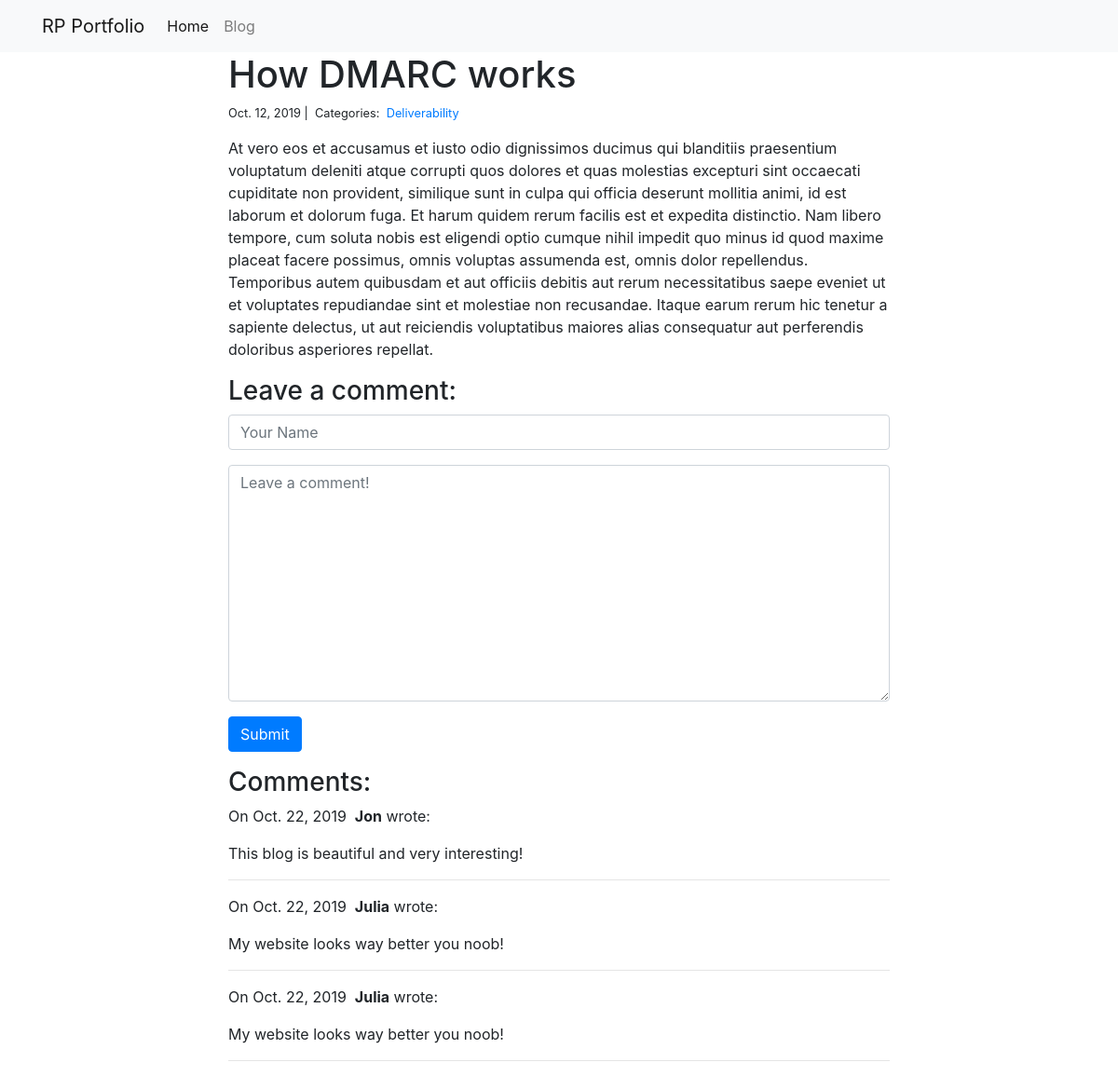
Page /blog/7/ on the committed database.
### blog/models.py (models this page shows, shortened)
class Post(models.Model):
	title= models.CharField(max_length=255)
	body = models.TextField()
	created_on = models.DateTimeField(auto_now_add=True)
	last_modified = models.DateTimeField(auto_now=True)
	categories = models.ManyToManyField('Category', related_name='posts')

class Category(models.Model):
	name = models.CharField(max_length=20)

class Comment(models.Model):
	author = models.CharField(max_length=60)
	body = models.TextField()
	created_on = models.DateTimeField(auto_now_add=True)
	post = models.ForeignKey('Post', on_delete=models.CASCADE)

### blog/views.py (the view, shortened to what this page needs)
# urls.py: path("<int:pk>/", views.blog_detail, name="blog_detail"),
def blog_detail(request, pk):
	post = Post.objects.get(pk=pk)
	comments = Comment.objects.filter(post=post)
	form = CommentForm()
	context = {
		"post": post,
		"comments": comments,
		"form": form
	}
	return render(request, "blog_detail.html", context)

### blog/forms.py
class CommentForm(forms.Form):
	author = forms.CharField(
		max_length=60,
		widget=forms.TextInput(attrs={
			"class": "form-control",
			"placeholder": "Your Name"
		})
	)
	body = forms.CharField(widget=forms.Textarea(
		attrs={
			"class": "form-control",
			"placeholder": "Leave a comment!"
		})
	)

### blog/templates/blog_detail.html (shortened to what this page needs)
{% extends "base.html" %}
{% block page_content %}
<div class="col-md-8 offset-md-2">
    <h1>{{ post.title }}</h1>
    <small>
        {{ post.created_on.date }} |&nbsp;
        Categories:&nbsp;
        {% for category in post.categories.all %}
        <a href="{% url 'blog_category' category.name %}">
            {{ category.name }}
        </a>&nbsp;
        {% endfor %}
    </small>
    <p>{{ post.body | linebreaks }}</p>
    <h3>Leave a comment:</h3>
    <form action="/blog/{{ post.pk }}/" method="post">
        <div class="form-group">
            {{ form.author }}
        </div>
        <div class="form-group">
            {{ form.body }}
        </div>
        <button type="submit" class="btn btn-primary">Submit</button>
    </form>
    <h3>Comments:</h3>
    {% for comment in comments %}
    <p>
        On {{comment.created_on.date }}&nbsp;
        <b>{{ comment.author }}</b> wrote:
    </p>
    <p>{{ comment.body }}</p>
    <hr>
    {% endfor %}
</div>
{% endblock %}

### personal_portfolio/templates/base.html (shortened to what this page needs)
<link rel="stylesheet" href="https://stackpath.bootstrapcdn.com/bootstrap/4.1.3/css/bootstrap.min.css">
<nav class="navbar navbar-expand-lg navbar-light bg-light">
    <div class="container">
        <a class="navbar-brand" href="{% url 'project_index' %}">RP Portfolio</a>
        <div class="collapse navbar-collapse" id="navbarSupportedContent">
          <ul class="navbar-nav mr-auto">
            <li class="nav-item active">
              <a class="nav-link" href="{% url 'project_index' %}">Home</a>
            </li>
            <li class="nav-item">
              <a class="nav-link" href="{% url 'blog_index' %}">Blog</a>
            </li>
          </ul>
        </div>
    </div>
</nav>
<div class="container">
    {% block page_content %}{% endblock %}
</div>

### rows in the picture
Post: title "How DMARC works", created_on "Oct. 12, 2019", body "At vero eos et accusamus et iusto odio dignissimos ducimus qui blanditiis praesentium voluptatum deleniti atque corrupti quos dolores et quas molestias excepturi sint occaecati cupiditate non provident, similique sunt in culpa qui officia deserunt mollitia animi, id est laborum et dolorum fuga. Et harum quidem rerum facilis est et expedita distinctio. Nam libero tempore, cum soluta nobis est eligendi optio cumque nihil impedit quo minus id quod maxime placeat facere possimus, omnis voluptas assumenda est, omnis dolor repellendus. Temporibus autem quibusdam et aut officiis debitis aut rerum necessitatibus saepe eveniet ut et voluptates repudiandae sint et molestiae non recusandae. Itaque…"
Category: name "Deliverability"
Comment: created_on "Oct. 22, 2019", author "Jon", body "This blog is beautiful and very interesting!"
Comment: created_on "Oct. 22, 2019", author "Julia", body "My website looks way better you noob!"
Comment: created_on "Oct. 22, 2019", author "Julia", body "My website looks way better you noob!"
